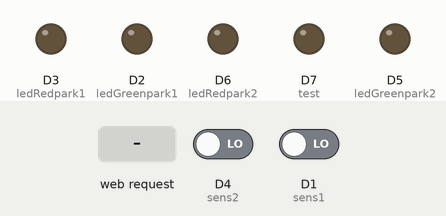
This sketch was run on a simulated ESP8266 (NodeMCU). Shown: output pins drawn as LEDs (lit = HIGH). Inputs (shaded band) come from the test bench; at power-on: D1 (sens1) LOW, D4 (sens2) LOW. WiFi joins after 1.5 s; servers stay silent unless stated; what the sketch prints to the serial monitor is not drawn.

Above: at 1.2 s.
1.3 s: HTTP request GET /P1 received
At 2.1 s:
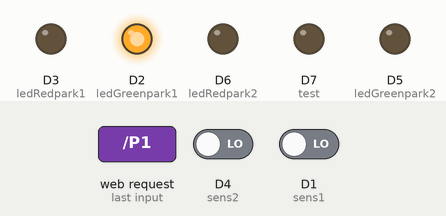
2.8 s: D1 (sens1) driven HIGH
At 3.3 s:
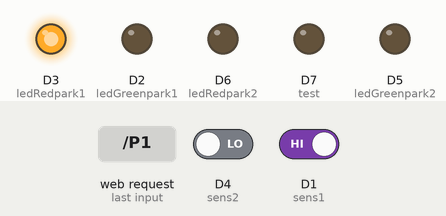
5.3 s: HTTP request GET /P2 received
At 6.9 s:
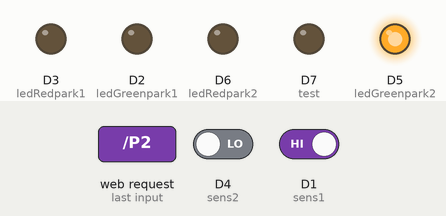
7.3 s: D4 (sens2) driven HIGH
At 8.4 s:
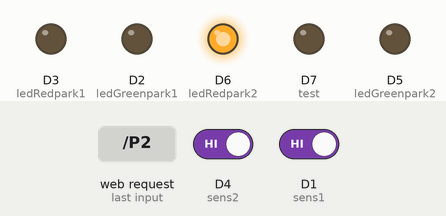
10.3 s: HTTP request GET /open received
At 12.0 s:
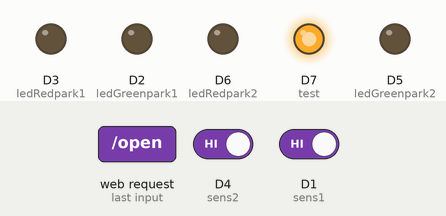
12.3 s: HTTP request GET /P1?NumPark=1 received
At 13.7 s:
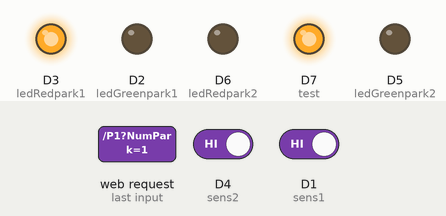
Timing chart, 0 to 16.3 s (numbered marks = the images above; inputs shaded):
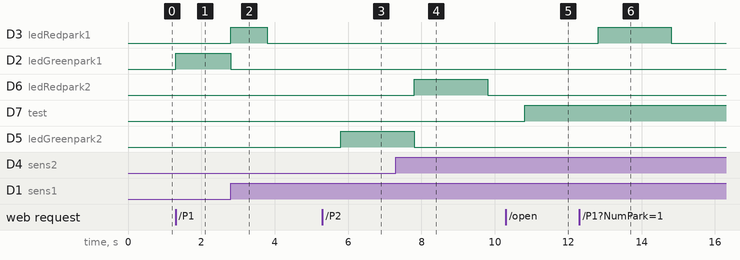

Measured:
- after the input at 1.3 s, D2 (ledGreenpark1): LOW → HIGH at once
- after the input at 2.8 s, D3 (ledRedpark1): LOW → HIGH at once, → LOW 1.0 s later; D2 (ledGreenpark1): HIGH → LOW at once
- after the input at 5.3 s, D5 (ledGreenpark2): LOW → HIGH after 0.50 s
- after the input at 7.3 s, D6 (ledRedpark2): LOW → HIGH after 0.51 s, → LOW 2.0 s later; D5 (ledGreenpark2): HIGH → LOW after 0.51 s
- after the input at 10.3 s, D7 (test): LOW → HIGH after 0.51 s
- after the input at 12.3 s, D3 (ledRedpark1): LOW → HIGH after 0.51 s, → LOW 2.0 s later

The sketch:

End_Esp_Graduation.ino
```cpp
#include <ESP8266WiFi.h>
#include <Servo.h>
#include <ESP8266WebServer.h>
#include <ArduinoJson.h>
//#include <ESPAsyncWebServer.h>
const char* ssid = "park";
const char* password = "123456789";
/////////////////////////////////////////////////////////////////////////////////
#define  test  D7                            //    Led Test
///////////////////////////////////////////////////////////////////////////

///////////////////////////////////////////////////////////////////////////
#define  sens1  D1
#define  ledGreenpark1  D2            //park 1
#define  ledRedpark1   D3
///////////////////////////////////////////////////
#define  sens2  D4
#define  ledGreenpark2  D5            //park 2
#define  ledRedpark2   D6
///////////////////////////////////////////////////
//#define  sens3  D7
//#define  ledGreenpark3  D8           //park 3
//#define  ledRedpark3   D9
////////////////////////////////////////////////////////////////////////////////
////////////////////////////////////////////////////////////////////////////////

ESP8266WebServer server(80);
StaticJsonDocument<256> doc;


//AsyncWebServer server(80);
 ////////////////////////////////////////////////////////////////////////////////////////////////  Start SETUP
 void setup() {

Serial.begin(115200);

////////////////////////////////////////////////////////////////////////////////
  pinMode(sens1, INPUT);
  pinMode(ledGreenpark1, OUTPUT);
  digitalWrite(ledGreenpark1,LOW);
  pinMode(ledRedpark1, OUTPUT);
  digitalWrite(ledRedpark1,LOW);
////////////////////////////////////////////////////////////////////////////////
  pinMode(sens2, INPUT);
  pinMode(ledGreenpark2, OUTPUT);
 digitalWrite(ledGreenpark2,LOW);
  pinMode(ledRedpark2, OUTPUT);
  digitalWrite(ledRedpark2,LOW);
////////////////////////////////////////////////////////////////////////////////
//  pinMode(sens3, INPUT);
//  pinMode(ledGreenpark3, OUTPUT);
//   digitalWrite(ledGreenpark3,LOW);
// pinMode(ledRedpark3, OUTPUT);
// digitalWrite(ledRedpark3,LOW);
//////////////////////////////////////////////////////////////////////////////////
///////////////////////////////////////////////////////////////////////////////////
pinMode(test,OUTPUT);
digitalWrite(test,LOW);
/////////////////////////////////////////////////////////////////////
 WiFi.disconnect();

WiFi.softAP(ssid, password);
WiFi.setOutputPower(20.5);
  //WiFi.mode(WIFI_STA);

 // WiFi.begin(ssid, password);


         // Wait for connection

           server.begin();
IPAddress myIp=WiFi.softAPIP();
 Serial.println("Ap ip address");
  Serial.println(myIp);
 Serial.println("HTTP server started");


//  while (WiFi.status() != WL_CONNECTED) {
//    delay(500);
//    Serial.print(".");
//  }
//  Serial.print("Connected to ");
//  Serial.println(ssid);
//  Serial.print("IP address: ");
//  Serial.println(WiFi.localIP());
//////////////////////////////////////////////////////////////////////
  server.on("/",handleRoot);


   server.on("/P1",handleP1);
   server.on("/P2",handleP2);
   server.on("/open",HTTP_GET,handleRequest);
  server.begin();
}
/////////////////////////////////////////////////////////////////////////////////////End  SetUp

/////////////////////////////////////////////////////////////////////////////////// Start  LOOP
void loop() {
server.handleClient();
sensor1() ;
sensor2() ;
}
//////////////////////////////////////////////////////////////////////////////////End  LOOP


///////////////////////////////////////////////////////////////////////////////////// Start Sensor 1
void sensor1()
   {
  if (digitalRead(sens1) == HIGH)
      {
         if(digitalRead(ledGreenpark1)==LOW && digitalRead(ledRedpark1)==LOW )
         {

               ErrorSpace();
               NotAllowedToEnter();   ////////

                                   //  sent msg to Phone
               delay (1000);
               return ;
         }
         else if(digitalRead(ledGreenpark1)==HIGH && digitalRead(ledRedpark1)==LOW )
         {

               SuccessflyEnter1();
               digitalWrite(ledGreenpark1,LOW);
               digitalWrite(ledRedpark1,HIGH);
               delay (1000);
               return ;
         }
          else if(digitalRead(ledGreenpark1)==LOW && digitalRead(ledRedpark1)==HIGH )
         {

               ExitFromPark1();
               digitalWrite(ledRedpark1,LOW);
               delay (1000);
               return ;
         }
         else
         {
        Serial.print("sensor1  work good ");
        delay (1000);
         }
  }
}
//////////////////////////////////////////////////////////////////////////////////// End Sensor 1


//////////////////////////////////////////////////////////////////////////////////// Start Sensor 2
void sensor2()
   {
  if (digitalRead(sens2) == HIGH)
      {
         if(digitalRead(ledGreenpark2)==LOW && digitalRead(ledRedpark2)==LOW )
         {
               NotAllowedToEnter();
               ErrorSpace();
                                   //  sent msg to Phone
               delay (1000);
               return ;
         }
         else if(digitalRead(ledGreenpark2)==HIGH && digitalRead(ledRedpark2)==LOW )
         {

               SuccessflyEnter2();                    //  sent msg to Phone
               digitalWrite(ledGreenpark2,LOW);
               digitalWrite(ledRedpark2,HIGH);
               delay (1000);
               return ;
         }
          else if(digitalRead(ledGreenpark2)==LOW && digitalRead(ledRedpark2)==HIGH )
         {
               ExitFromPark2();
               Serial.print("الحساس تحسس من اجل خروج سيارة اخرى من مصفها ");
               digitalWrite(ledRedpark2,LOW);
               delay (1000);
               return ;
         }
         else
         {
        Serial.print("sensor2  work good ");
        delay (1000);
         }
  }
}
///////////////////////////////////////////////////////////////////////////////////////////////End Sensor 2

///////////////////////////////////////////////////////////////////////////// /////// function to control the arduino by Json
    void OpenServoJson1()
    {
        StaticJsonDocument <200> control;
       control["SOS1"]="SOS1";
       serializeJsonPretty(control,Serial);
     }
 //////////////////////////////////////////////////////////
    void OpenServoJson2()
    {
        StaticJsonDocument <200> control;
       control["SOS2"]="SOS2";
       serializeJsonPretty(control,Serial);
     }
 //////////////////////////////////////////////////////////
    void ErrorSpace()
    {
        StaticJsonDocument <200> control;
        control["BZAR"]="BZAR";
        serializeJsonPretty(control,Serial);
     }
///////////////////////////////////////////////////////////////////////////////////////////
  void NotAllowedToEnter()
  {
       StaticJsonDocument <200> control;
        control["NotAllowedToEnter"]="NotAllowedToEnter";
        serializeJsonPretty(control,Serial) ;
    }

///////////////////////////////////////////////////////////////////////////////////////////////////////////
    void  SuccessflyEnter1(){


       StaticJsonDocument <200> control;
        control["SuccessflyEnter1"]="SuccessflyEnter1";
        serializeJsonPretty(control,Serial) ;

  }
  ///////////////////////////////////////////////////////////////////////////////////////////////////////////
     void SuccessflyEnter2(){


       StaticJsonDocument <200> control;
        control["SuccessflyEnter2"]="SuccessflyEnter2";
        serializeJsonPretty(control,Serial);

  }
////////////////////////////////////////////////////////////////////////////////////////////////////////////////
 void ExitFromPark1(){

     StaticJsonDocument <200> control;
        control["ExitFromPark1"]="ExitFromPark1";
        serializeJsonPretty(control,Serial) ;

  }
////////////////////////////////////////////////////////////////////////////////////////////////////////////
 void ExitFromPark2(){
     StaticJsonDocument <200> control;
        control["ExitFromPark2"]="ExitFromPark2";
        serializeJsonPretty(control,Serial) ;
  }


///////////////////////////////////////////////////////////////////////////////////////////////////////////
  void handleRoot() {

                    server.send(200, "text/plain","READY");

                      }


////////////////////////////////////////////////////////////////////////////////////
             void handleP1() {
                   if( digitalRead(ledGreenpark2) == HIGH)
                   {

                     doc["status"] =404;
                     doc["message"] ="من فضلك انتظر قليلا الكراج مشغول";
                     String response;
                    serializeJson(doc, response);

                     server.send(200, "application/json",response);
                     server.send(200, "text/plain",response);
                    }
                   else{
                        if(digitalRead(ledRedpark1) == HIGH)
                        {
                     doc["status"] =404;
                     doc["message"] ="لاداعي لطلب فتح الباب ,سيفتح عند خروجك تلقائيا";
                     String response;
                    serializeJson(doc, response);
                     server.send(200, "application/json",response);
                     server.send(200, "text/plain",response);
                          }
                       else{
                      if(digitalRead(ledGreenpark1) == HIGH)
                        {
                         doc["status"] =404;

                     doc["message"] ="انت فعلا داخل الكراج"; // "Hello from ESP8266!";
                     String response;
                    serializeJson(doc, response);

                       server.send(200, "application/json",response);
                     server.send(200, "text/plain",response);

                          }
                        else{
                       digitalWrite(ledGreenpark1,HIGH);
                     doc["status"] =200;
                     doc["message"] ="تم فتح الباب بنجاح"; // "Hello from ESP8266!";
                     String response;
                    serializeJson(doc, response);

                       server.send(200, "application/json",response);
                     server.send(200, "text/plain",response);
                          OpenServoJson1();

                      //  Serial.print("open servo for inter  car to Park 1 ");
                      //Serial.print(200);
                    }}
                   }
                      }
///////////////////////////////////////////////
  void handleP2() {
                  if( digitalRead(ledGreenpark1) == HIGH)
                  {

                     doc["status"] =404;
                     doc["message"] ="من فضلك انتظر قليلا الكراج مشغول"; // "Hello from ESP8266!";
                     String response;
                    serializeJson(doc, response);

                     server.send(200, "application/json",response);
                     server.send(200, "text/plain",response);

                    }
                    else
                 {
                      if(digitalRead(ledRedpark2) == HIGH)
                    {
                     doc["status"] =404;
                     doc["message"] ="لاداعي لطلب فتح الباب ,سيفتح عند خروجك تلقائيا";       // "Hello from ESP8266!";
                     String response;
                    serializeJson(doc, response);
                     server.send(200, "application/json",response);
                     server.send(200, "text/plain",response);
                   }
                     else{
                     if(digitalRead(ledGreenpark2) == HIGH)
                        {
                         doc["status"] =404;

                     doc["message"] ="انت فعلا داخل الكراج"; // "Hello from ESP8266!";
                     String response;
                    serializeJson(doc, response);

                       server.send(200, "application/json",response);
                     server.send(200, "text/plain",response);

                          }
                      else {

                      digitalWrite(ledGreenpark2,HIGH);
                      doc["status"] =200;
                     doc["message"] ="تم فتح الباب بنجاح"; // "Hello from ESP8266!";
                     String response;
                    serializeJson(doc, response);

                       server.send(200, "application/json",response);
                     server.send(200, "text/plain",response);
                          OpenServoJson2();
                  //  Serial.print("open servo for inter  car to Park 2 ");}

                      //Serial.print(200);
                 }}
                 }
                 }


//   void handleP3() {
//                    digitalWrite(ledGreenpark3,HIGH);
//                    OpenServoJson();
//                    server.send(200, "text/plain","Park 3 for you");
//                    Serial.print("open servo for inter  car to Park 3 ");
//                      //Serial.print(200);
//                 }


void handleRequest() {

          digitalWrite(test,!digitalRead(test));

            if (server.hasArg("NumPark")) {
     // StaticJsonDocument<256> doc;
       String numberParkString = server.arg("NumPark");
        int  numberPark=numberParkString.toInt();
         switch(numberPark)
          {
            case 1: handleP1(); break;
            case 2: handleP2(); break;
            //case 3: handleP3(); break;
            default:
            doc["status"] =404;
            doc["message"] = "عذرا مصفك في الكراج المجاور"; // "Hello from ESP8266!";
            String response;
            serializeJson(doc, response);
            server.send(200, "application/json", response);
          }
//    doc["status"] = 404;
//    doc["message"] ="رسالة خاطئة"; // "Hello from ESP8266!";
//      String response;
//      serializeJson(doc, response);
//       server.send(200, "application/json", response);
//   // Serial.println(message);
//     server.send(200, "text/plain", response);
       }

  server.send(200, "text/plain", "OK");

}
```
